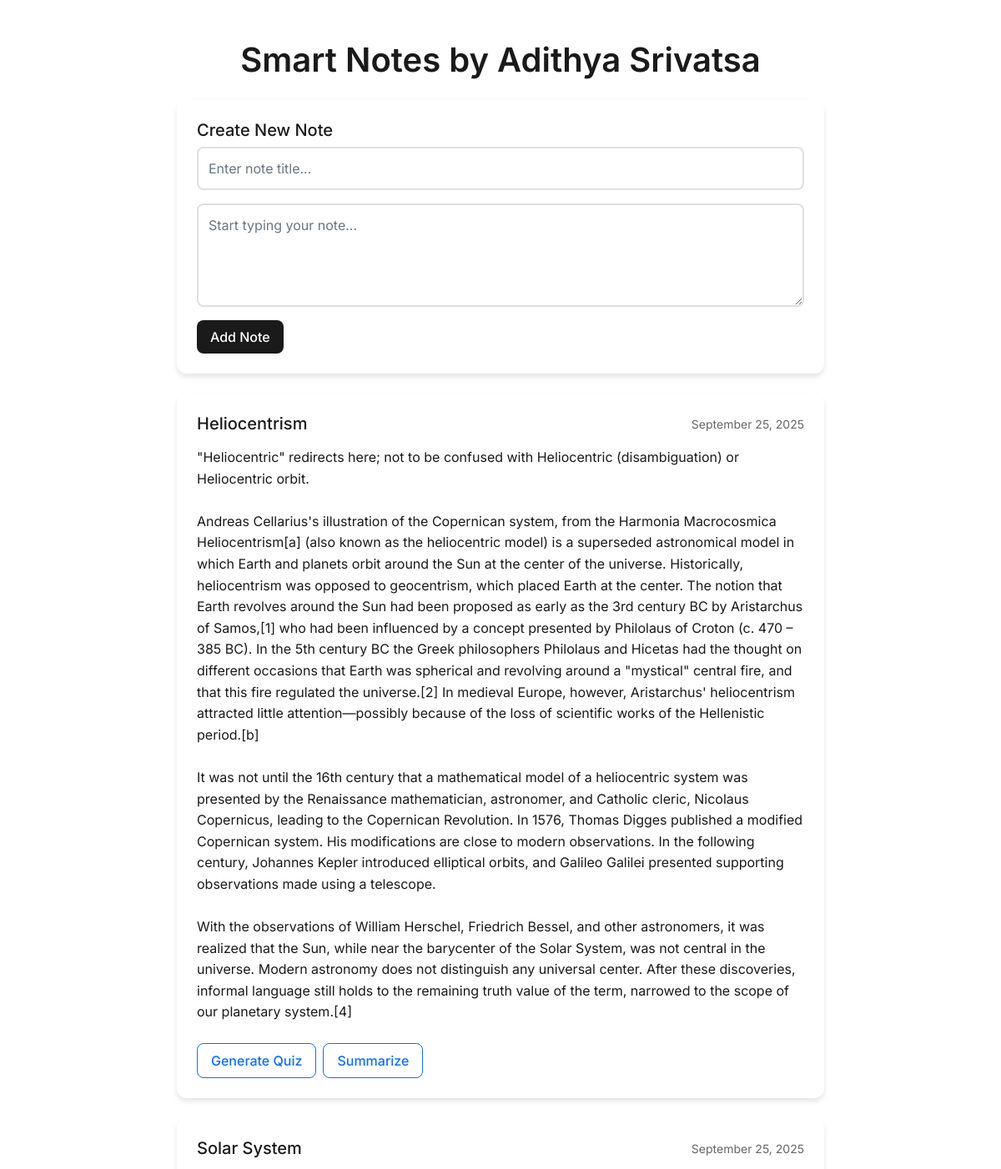
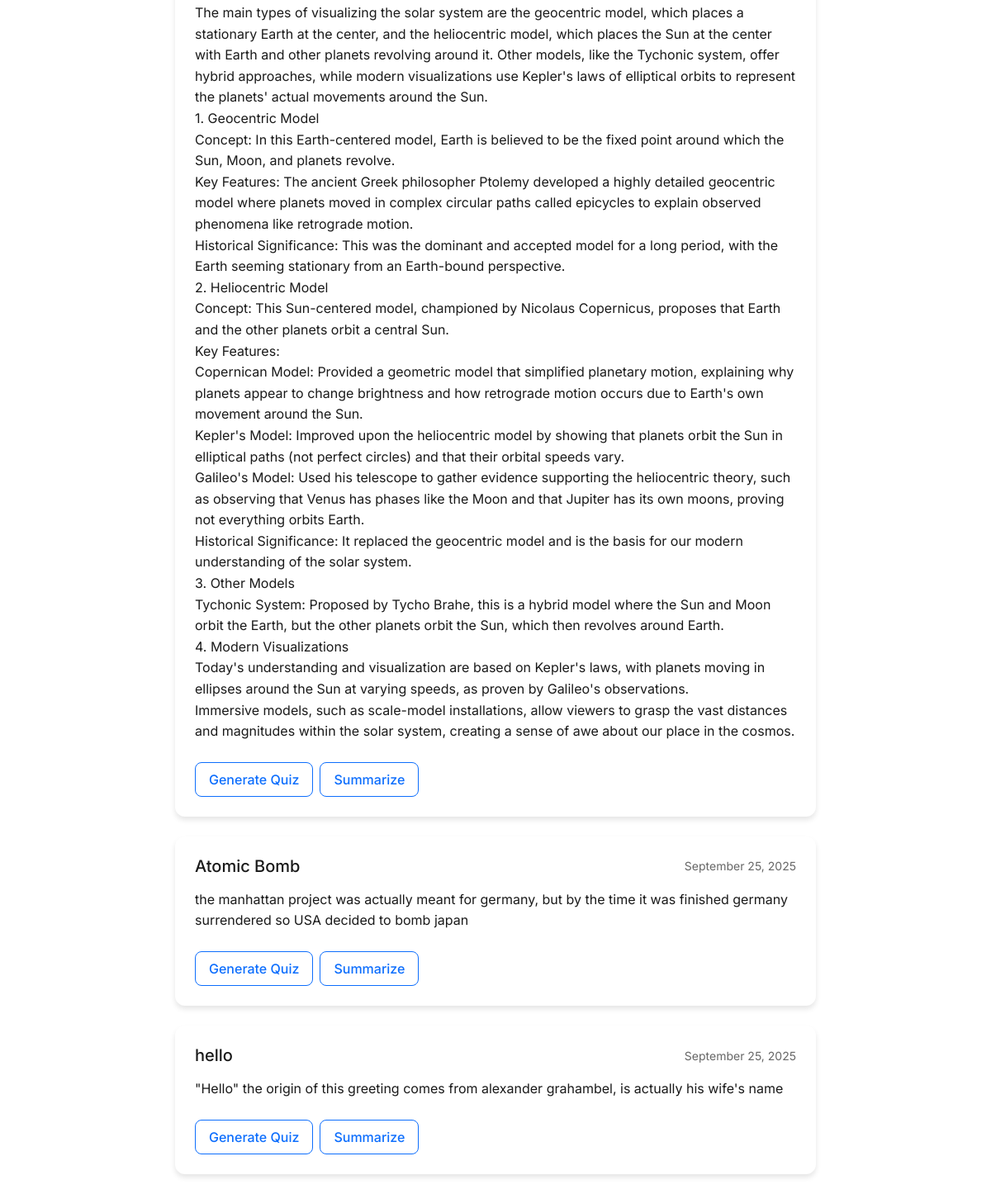
The page / on the database its author committed (2 pictures, top to bottom).
### app/app.py (models this page shows, shortened)
class Note(db.Model):
    id = db.Column(db.Integer, primary_key=True)
    title = db.Column(db.String(100), nullable=False)
    content = db.Column(db.Text, nullable=False)
    date_created = db.Column(db.DateTime, default=datetime.utcnow)

### app/app.py (the view)
@app.route('/')
def index():
    notes = Note.query.order_by(Note.date_created.desc()).all()
    return render_template('index.html', notes=notes)

### app/templates/index.html (shortened to what this page needs)
<!DOCTYPE html>
<html lang="en">
<head>
    <link href="https://cdn.jsdelivr.net/npm/bootstrap@5.1.3/dist/css/bootstrap.min.css" rel="stylesheet">
    <link rel="stylesheet" href="{{ url_for('static', filename='style.css') }}">
</head>
<body>
    <div class="container mt-5">
        <h1 class="text-center mb-4" style="font-weight: 600;">Smart Notes by Adithya Srivatsa</h1>
        <div class="card mb-4">
            <div class="card-body">
                <h5 class="card-title" style="font-weight: 500;">Create New Note</h5>
                <form id="noteForm">
                    <div class="mb-3">
                        <input type="text" class="form-control" id="title" name="title"
                               placeholder="Enter note title..." required>
                    </div>
                    <div class="mb-3">
                        <textarea class="form-control" id="content" name="content"
                                  rows="4" placeholder="Start typing your note..." required></textarea>
                    </div>
                    <button type="submit" class="btn btn-primary">
                        <span class="submit-text">Add Note</span>
                    </button>
                </form>
            </div>
        </div>
        <div id="notesList">
            {% for note in notes %}
            <div class="card">
                <div class="card-body">
                    <div class="note-header">
                        <h5 class="card-title mb-0">{{ note.title }}</h5>
                        <span class="note-date">{{ note.date_created.strftime('%B %d, %Y') }}</span>
                    </div>
                    <p class="note-content">{{ note.content }}</p>
                    <div class="action-buttons">
                        <button class="btn btn-outline-primary" onclick="generateQuiz({{ note.id }})">
                            Generate Quiz
                        </button>
                        <button class="btn btn-outline-primary" onclick="summarizeNote({{ note.id }})">
                            Summarize
                        </button>
                    </div>
                </div>
            </div>
            {% endfor %}
        </div>
    </div>
</body>
</html>

### app/static/style.css (style rules this page uses)
:root { --primary-color: #1a1a1a; --secondary-color: #ffffff; --accent-color: #3498db; --bg-color: #ffffff; --text-color: #1a1a1a; --border-color: #e0e0e0; }
body { background-color: var(--bg-color); color: var(--text-color); font-family: 'Inter', -apple-system, BlinkMacSystemFont, sans-serif; }
.container { max-width: 800px; }
.card { border: none; border-radius: 12px; box-shadow: 0 4px 6px rgba(0, 0, 0, 0.1); transition: transform 0.2s ease, box-shadow 0.2s ease; margin-bottom: 1.5rem; background: var(--bg-color); }
.card-body { padding: 1.5rem; }
.form-control { border: 2px solid var(--border-color); border-radius: 8px; padding: 0.75rem; transition: border-color 0.2s ease; }
.btn { border-radius: 8px; padding: 0.5rem 1rem; font-weight: 500; transition: all 0.2s ease; }
.btn-primary { background-color: var(--primary-color); border: none; }
.note-header { display: flex; justify-content: space-between; align-items: center; margin-bottom: 1rem; }
.note-date { font-size: 0.875rem; color: #666; }
.note-content { white-space: pre-wrap; margin-bottom: 1.5rem; line-height: 1.6; }
.action-buttons { display: flex; gap: 0.5rem; }

### rows shown on the page
Note: title "Heliocentrism", date_created "September 25, 2025", content "\"Heliocentric\" redirects here; not to be confused with Heliocentric (disambiguation) or Heliocentric orbit. Andreas Cellarius's illustration of the Copernican system, from the Harmonia Macrocosmica Heliocentrism[a] (also known as the heliocentric model) is a superseded astronomical model in which Earth and planets orbit around the Sun at the center of the universe. Historically, heliocentrism was opposed to geocentrism, which placed Earth at the center. The notion that Earth revolves around the Sun had been proposed as early as the 3rd century BC by Aristarchus of Samos,[1] who had been influenced by a concept presented by Philolaus of Croton (c. 470 – 385 BC). In the 5th century BC the…"
Note: title "Solar System", date_created "September 25, 2025", content "The main types of visualizing the solar system are the geocentric model, which places a stationary Earth at the center, and the heliocentric model, which places the Sun at the center with Earth and other planets revolving around it. Other models, like the Tychonic system, offer hybrid approaches, while modern visualizations use Kepler's laws of elliptical orbits to represent the planets' actual movements around the Sun. 1. Geocentric Model Concept: In this Earth-centered model, Earth is believed to be the fixed point around which the Sun, Moon, and planets revolve. Key Features: The ancient Greek philosopher Ptolemy developed a highly detailed geocentric model where planets moved in complex…"
Note: title "Atomic Bomb", date_created "September 25, 2025", content "the manhattan project was actually meant for germany, but by the time it was finished germany surrendered so USA decided to bomb japan"
Note: title "hello", date_created "September 25, 2025", content "\"Hello\" the origin of this greeting comes from alexander grahambel, is actually his wife's name"
